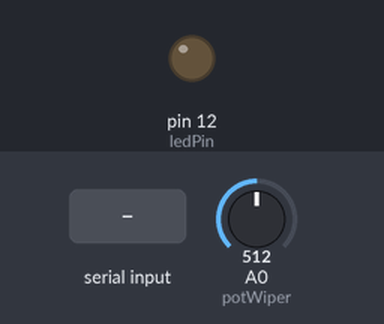
The sketch below on a simulated Arduino Uno, built with avr-gcc and run on an emulated ATmega328P. Parts: output pins drawn as LEDs (lit = HIGH). Inputs (shaded band) come from the test bench; at power-on: A0 (potWiper) = 512.

Above: at 1.2 s.
1.3 s: "1" received over the second serial link
At 2.4 s:
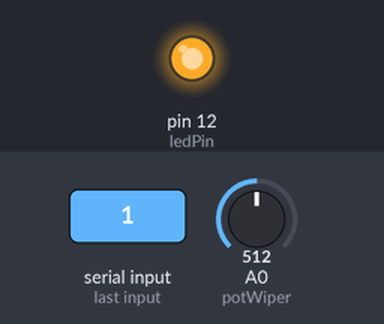
Timing chart, 0 to 4.3 s (numbered marks = the images above; inputs shaded):
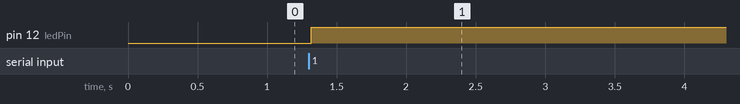

The sketch:

arduino_with_pot.ino
```cpp
/******************************************************/
/**********Author:       Kareem Amr Ahmed Mokhtar *****/
/**********File name:    Task_3 EVER              *****/
/**********Date:         24/10/2023               *****/
/******************************************************/
#include <SoftwareSerial.h>

#define ledPin    12
#define potWiper  A0

int Led_state=0;
int Pot_value=0;

SoftwareSerial mySerial(2, 3); // RX, TX

void setup()
{
  pinMode(ledPin, OUTPUT);
  pinMode(potWiper, INPUT);
  //Serial.begin(9600);
  mySerial.begin(9600); // SoftwareSerial
}

void loop()
{
  Pot_value=analogRead(potWiper);
  int Mapped_value=map(Pot_value,0,1023,0,180);
  mySerial.write(Mapped_value);

  delay(100);
  if(mySerial.available()>0)
  {
  	Led_state=mySerial.read();
  	digitalWrite(ledPin,Led_state);
    delay(1000);
  }
}
```

Measured:
- after the input at 1.3 s, pin 12 (ledPin): LOW → HIGH at once
